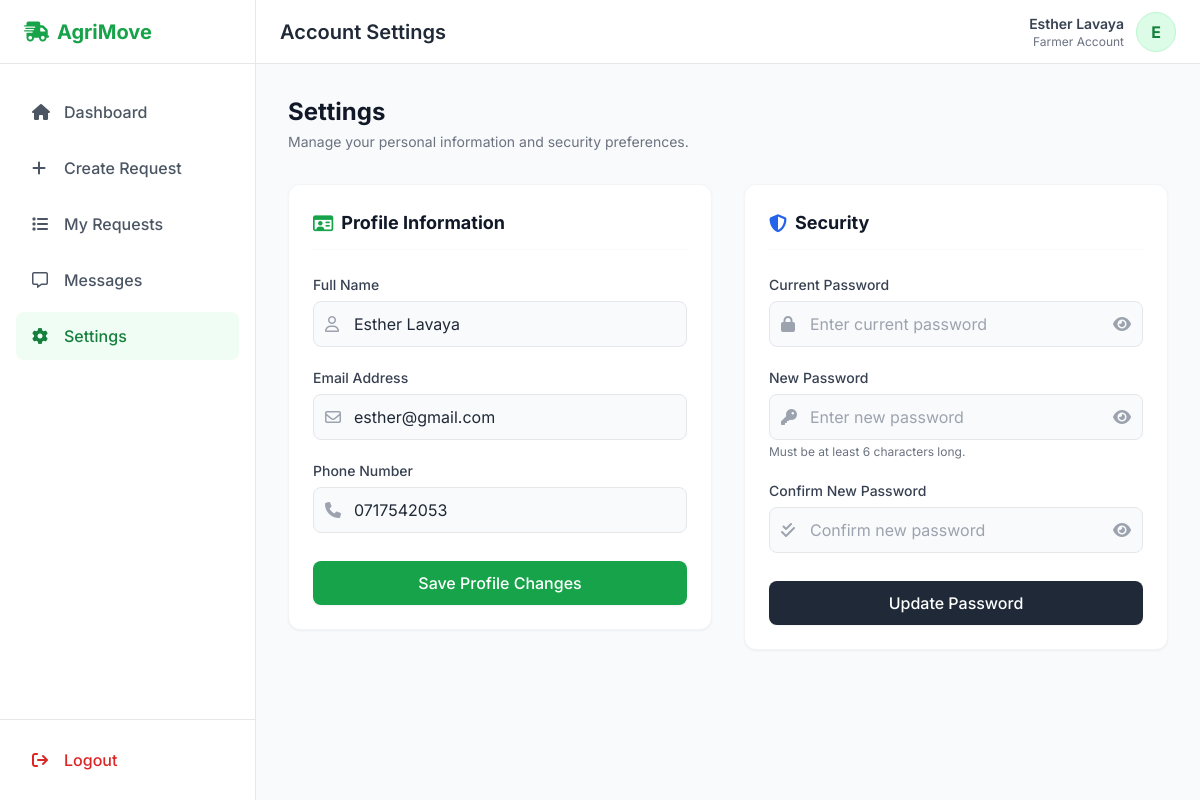
The app's page /settings.php (signed in) with its own data.
### tables this page shows
CREATE TABLE `users` (
  `id` int(11) NOT NULL,
  `name` varchar(100) NOT NULL,
  `email` varchar(100) NOT NULL,
  `phone` varchar(20) NOT NULL,
  `password` varchar(255) NOT NULL,
  `role` varchar(50) NOT NULL DEFAULT 'farmer',
  `verified` tinyint(1) DEFAULT 0,
  `created_at` timestamp NOT NULL DEFAULT current_timestamp()
);

### settings.php (the view, shortened to what this page needs)
<?php
include "db_connect.php";
$farmer_id = $_SESSION['user_id'];
$user_sql = "SELECT name, email, phone, role FROM users WHERE id = ?";
$user_stmt = mysqli_prepare($conn, $user_sql);
mysqli_stmt_bind_param($user_stmt, "i", $farmer_id);
mysqli_stmt_execute($user_stmt);
$user_result = mysqli_stmt_get_result($user_stmt);
$current_user = $user_result->fetch_assoc();
?>
<!DOCTYPE html>
<html lang="en">
<head>
    <script src="https://cdn.tailwindcss.com"></script>
    <link rel="stylesheet" href="https://cdnjs.cloudflare.com/ajax/libs/font-awesome/6.4.0/css/all.min.css">
</head>
<body class="text-gray-800 flex h-screen overflow-hidden">
    <aside class="w-64 bg-white border-r border-gray-200 flex flex-col hidden md:flex flex-shrink-0 z-20">
        <div class="h-16 flex items-center px-6 border-b border-gray-200">
            <div class="flex items-center gap-2 text-green-600 text-xl font-bold">
                <i class="fa-solid fa-truck-fast"></i> AgriMove
            </div>
        </div>
        <nav class="flex-1 px-4 py-6 space-y-2 overflow-y-auto">
            <a href="farmer_dashboard.php" class="flex items-center gap-3 px-4 py-3 text-gray-600 hover:bg-gray-50 hover:text-gray-900 rounded-lg font-medium transition">
                <i class="fa-solid fa-house w-5"></i> Dashboard
            </a>
            <a href="create_request.php" class="flex items-center gap-3 px-4 py-3 text-gray-600 hover:bg-gray-50 hover:text-gray-900 rounded-lg font-medium transition">
                <i class="fa-solid fa-plus w-5"></i> Create Request
            </a>
            <a href="my_requests.php" class="flex items-center gap-3 px-4 py-3 text-gray-600 hover:bg-gray-50 hover:text-gray-900 rounded-lg font-medium transition">
                <i class="fa-solid fa-list w-5"></i> My Requests
            </a>
            <a href="messages.php" class="flex items-center gap-3 px-4 py-3 text-gray-600 hover:bg-gray-50 hover:text-gray-900 rounded-lg font-medium transition">
                <i class="fa-regular fa-message w-5"></i> Messages
            </a>
            <a href="settings.php" class="flex items-center gap-3 px-4 py-3 bg-green-50 text-green-700 rounded-lg font-medium transition">
                <i class="fa-solid fa-gear w-5"></i> Settings
            </a>
        </nav>
        <div class="p-4 border-t border-gray-200">
            <a href="logout.php" class="flex items-center gap-3 px-4 py-3 text-red-600 hover:bg-red-50 rounded-lg font-medium transition">
                <i class="fa-solid fa-arrow-right-from-bracket w-5"></i> Logout
            </a>
        </div>
    </aside>
    <div class="flex-1 flex flex-col h-screen overflow-hidden">
        <header class="h-16 bg-white border-b border-gray-200 flex items-center justify-between px-6 flex-shrink-0">
            <div class="flex items-center gap-4">
                <h1 class="text-xl font-semibold text-gray-800 hidden sm:block">Account Settings</h1>
            </div>
            <div class="flex items-center gap-4">
                <div class="flex items-center gap-3">
                    <div class="text-right hidden sm:block">
                        <p class="text-sm font-semibold text-gray-700"><?php echo htmlspecialchars($current_user['name']); ?></p>
                        <p class="text-xs text-gray-500 capitalize"><?php echo htmlspecialchars($current_user['role']); ?> Account</p>
                    </div>
                    <div class="w-10 h-10 rounded-full bg-green-100 flex items-center justify-center text-green-700 font-bold border border-green-200">
                        <?php echo strtoupper(substr($current_user['name'], 0, 1)); ?>
                    </div>
                </div>
            </div>
        </header>
        <main class="flex-1 overflow-y-auto p-6 md:p-8">
            <div class="mb-8 max-w-4xl mx-auto">
                <h2 class="text-2xl font-bold text-gray-900">Settings</h2>
                <p class="text-gray-500 text-sm mt-1">Manage your personal information and security preferences.</p>
            </div>
            <div class="max-w-4xl mx-auto">
                <div class="grid grid-cols-1 lg:grid-cols-2 gap-8">
                    <div class="bg-white rounded-xl shadow-sm border border-gray-100 p-6 h-fit">
                        <h3 class="text-lg font-bold text-gray-900 mb-6 flex items-center gap-2 border-b border-gray-50 pb-3">
                            <i class="fa-regular fa-id-card text-green-600"></i> Profile Information
                        </h3>
                        <form action="settings.php" method="POST" class="space-y-5">
                            <div>
                                <label class="input-label">Full Name</label>
                                <div class="relative">
                                    <div class="absolute inset-y-0 left-0 pl-3 flex items-center pointer-events-none">
                                    </div>
                                    <input type="text" name="name" class="input-field" value="<?php echo htmlspecialchars($current_user['name']); ?>" required>
                                </div>
                            </div>
                            <div>
                                <label class="input-label">Email Address</label>
                                <div class="relative">
                                    <div class="absolute inset-y-0 left-0 pl-3 flex items-center pointer-events-none">
                                    </div>
                                    <input type="email" name="email" class="input-field" value="<?php echo htmlspecialchars($current_user['email']); ?>" required>
                                </div>
                            </div>
                            <div>
                                <label class="input-label">Phone Number</label>
                                <div class="relative">
                                    <div class="absolute inset-y-0 left-0 pl-3 flex items-center pointer-events-none">
                                    </div>
                                    <input type="tel" name="phone" class="input-field" value="<?php echo htmlspecialchars($current_user['phone']); ?>" required>
                                </div>
                            </div>
                            <div class="pt-2">
                                <button type="submit" class="w-full bg-green-600 hover:bg-green-700 text-white font-medium py-2.5 px-4 rounded-lg transition shadow-sm">
                                    Save Profile Changes
                                </button>
                            </div>
                        </form>
                    </div>
                    <div class="bg-white rounded-xl shadow-sm border border-gray-100 p-6 h-fit">
                        <h3 class="text-lg font-bold text-gray-900 mb-6 flex items-center gap-2 border-b border-gray-50 pb-3">
                            <i class="fa-solid fa-shield-halved text-blue-600"></i> Security
                        </h3>
                        <form action="settings.php" method="POST" class="space-y-5">
                            <div>
                                <label class="input-label">Current Password</label>
                                <div class="relative">
                                    <div class="absolute inset-y-0 left-0 pl-3 flex items-center pointer-events-none">
                                    </div>
                                    <input type="password" name="current_password" id="curr_pass" class="input-field" placeholder="Enter current password" required>
                                    <div class="absolute inset-y-0 right-0 pr-3 flex items-center cursor-pointer text-gray-400 hover:text-gray-600" onclick="toggleVisibility('curr_pass', 'icon_curr')">
                                        <i class="fa-solid fa-eye" id="icon_curr"></i>
                                    </div>
                                </div>
                            </div>
                            <div>
                                <label class="input-label">New Password</label>
                                <div class="relative">
                                    <div class="absolute inset-y-0 left-0 pl-3 flex items-center pointer-events-none">
                                    </div>
                                    <input type="password" name="new_password" id="new_pass" class="input-field" placeholder="Enter new password" required minlength="6">
                                    <div class="absolute inset-y-0 right-0 pr-3 flex items-center cursor-pointer text-gray-400 hover:text-gray-600" onclick="toggleVisibility('new_pass', 'icon_new')">
                                        <i class="fa-solid fa-eye" id="icon_new"></i>
                                    </div>
                                </div>
                                <p class="text-xs text-gray-500 mt-1">Must be at least 6 characters long.</p>
                            </div>
                            <div>
                                <label class="input-label">Confirm New Password</label>
                                <div class="relative">
                                    <div class="absolute inset-y-0 left-0 pl-3 flex items-center pointer-events-none">
                                    </div>
                                    <input type="password" name="confirm_password" id="conf_pass" class="input-field" placeholder="Confirm new password" required minlength="6">
                                    <div class="absolute inset-y-0 right-0 pr-3 flex items-center cursor-pointer text-gray-400 hover:text-gray-600" onclick="toggleVisibility('conf_pass', 'icon_conf')">
                                        <i class="fa-solid fa-eye" id="icon_conf"></i>
                                    </div>
                                </div>
                            </div>
                            <div class="pt-2">
                                <button type="submit" class="w-full bg-gray-800 hover:bg-gray-900 text-white font-medium py-2.5 px-4 rounded-lg transition shadow-sm">
                                    Update Password
                                </button>
                            </div>
                        </form>
                    </div>
                </div>
            </div>
        </main>
    </div>
</body>
</html>

### settings.php (style rules this page uses)
body { font-family: 'Inter', sans-serif; background-color: #f9fafb; }
.input-field { width: 100%; padding: 0.625rem 2.5rem; background-color: #f9fafb; border: 1px solid #e5e7eb; border-radius: 0.5rem; outline: none; transition: border-color 0.2s; }
.input-label { display: block; font-size: 0.875rem; font-weight: 500; color: #374151; margin-bottom: 0.375rem; }

### records on screen
users: name "Esther Lavaya", role "Farmer", name "E", email "esther@gmail.com", phone "0717542053"
